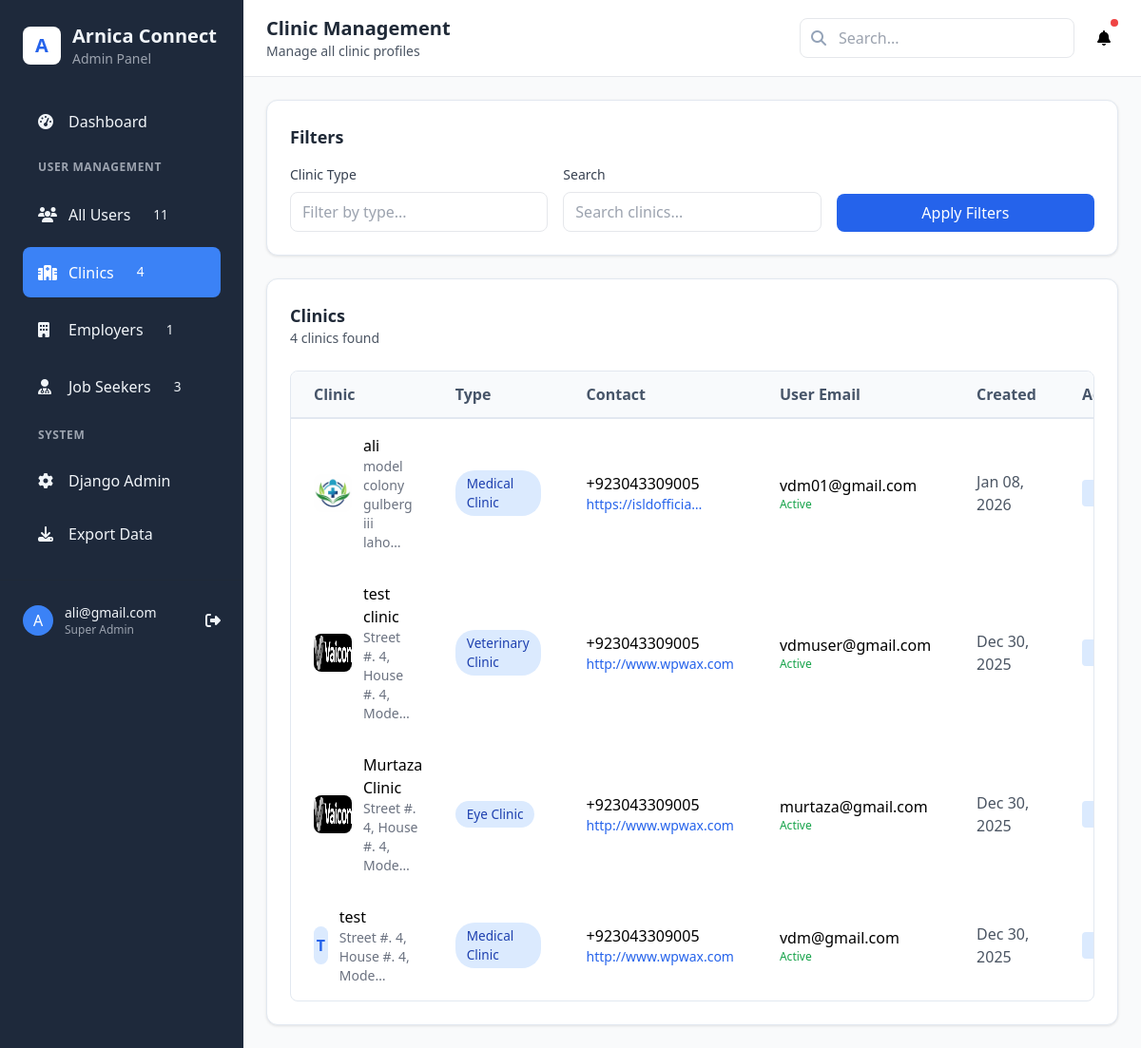
Before: /admin-custom/clinics/ (signed in) with the older database file.
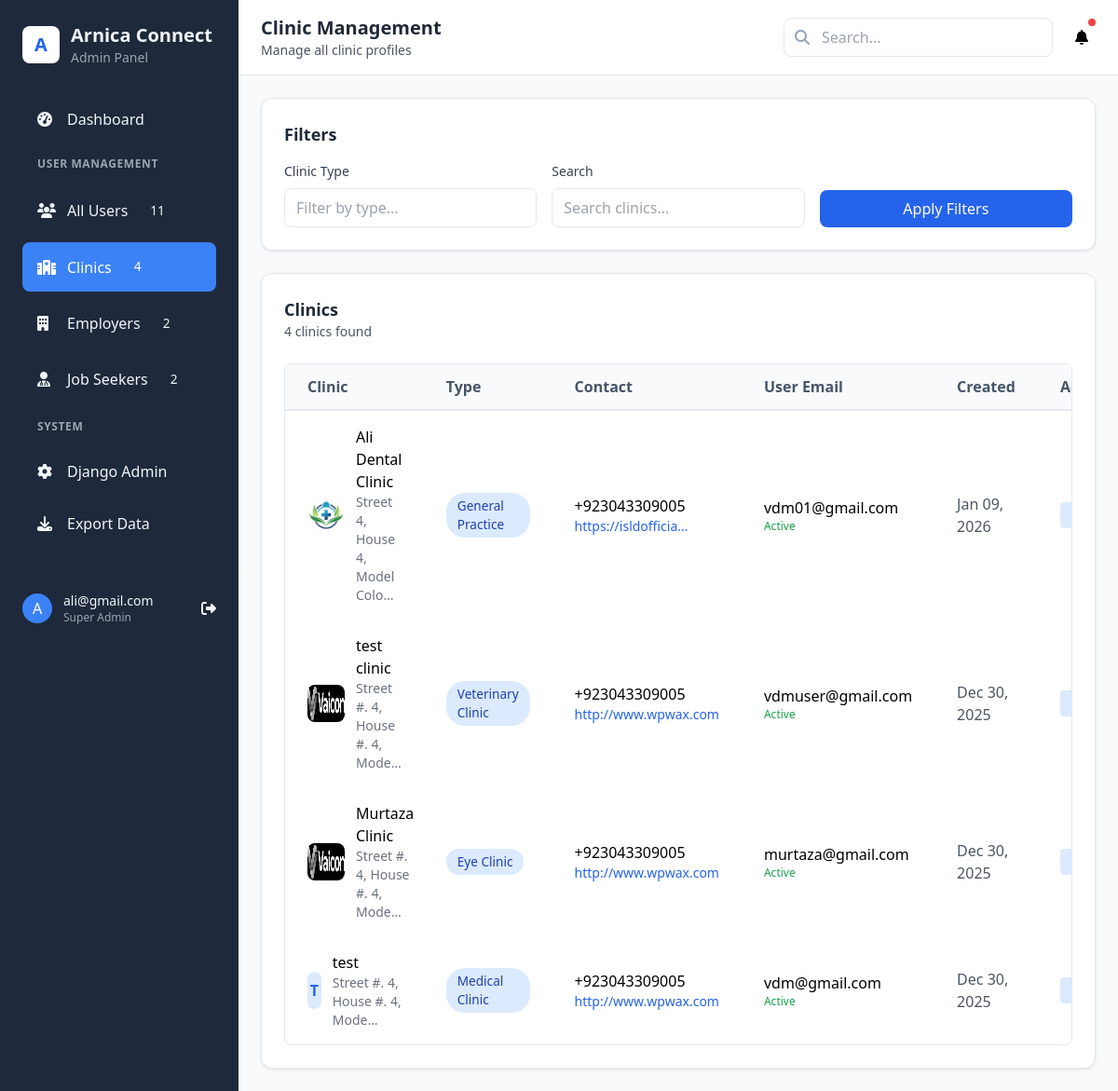
After: the same page with the newer database file.
### profiles/models.py (models this page shows, shortened)
class ClinicProfile(models.Model):
    user = models.OneToOneField(
        settings.AUTH_USER_MODEL,
        on_delete=models.CASCADE,
        related_name='clinic_profile'
    )
    clinic_name = models.CharField(max_length=255)
    address = models.TextField()
    phone = models.CharField(max_length=20)
    description = models.TextField(blank=True)
    license_number = models.CharField(max_length=100, blank=True)
    established_date = models.DateField(null=True, blank=True)
    website = models.URLField(blank=True)
    clinic_type = models.CharField(max_length=100, blank=True)  # e.g., Dental, Medical, Veterinary
    number_of_doctors = models.IntegerField(default=0)
    services = models.TextField(blank=True)  # JSON or comma-separated services
    logo = models.ImageField(upload_to='clinics/logos/', blank=True, null=True)
    license_document = models.FileField(upload_to='clinics/licenses/', blank=True, null=True)
    created_at = models.DateTimeField(auto_now_add=True)
    updated_at = models.DateTimeField(auto_now=True)

### accounts/models.py (models this page shows, shortened)
class User(AbstractBaseUser, PermissionsMixin):
    USER_TYPE_CHOICES = (
        ('clinic', 'Clinic'),
        ('employer', 'Employer'),
        ('job_seeker', 'Job Seeker'),
        ('admin', 'Admin'),
    )
    email = models.EmailField(unique=True)
    user_type = models.CharField(max_length=20, choices=USER_TYPE_CHOICES)
    is_active = models.BooleanField(default=True)
    is_staff = models.BooleanField(default=False)
    date_joined = models.DateTimeField(auto_now_add=True)
    agree_to_terms = models.BooleanField(default=False)
    objects = UserManager()
    USERNAME_FIELD = 'email'
    REQUIRED_FIELDS = ['user_type']

### custom_admin/views.py (the view)
# urls.py: path('clinics/', views.manage_clinics, name='manage_clinics'),
@login_required
@user_passes_test(is_admin)
def manage_clinics(request):
    clinics = ClinicProfile.objects.all().select_related('user').order_by('-created_at')
    clinic_type = request.GET.get('clinic_type', '')
    if clinic_type:
        clinics = clinics.filter(clinic_type__icontains=clinic_type)
    search = request.GET.get('search', '')
    if search:
        clinics = clinics.filter(
            Q(clinic_name__icontains=search) |
            Q(user__email__icontains=search) |
            Q(address__icontains=search)
        )
    context = {
        'clinics': clinics,
    }
    return render(request, 'custom_admin/manage_clinics.html', context)

### custom_admin/context_processors.py (called while the page is built)
def admin_stats(request):
    if request.path.startswith('/admin-custom/'):
        return {
            'total_users': User.objects.count(),
            'total_clinics': ClinicProfile.objects.count(),
            'total_employers': EmployerProfile.objects.count(),
            'total_job_seekers': JobSeekerProfile.objects.count(),
        }
    return {}

### custom_admin/views.py (called while the page is built)
def is_admin(user):
    return user.is_staff and user.is_superuser

### custom_admin/templates/custom_admin/manage_clinics.html (shortened to what the changed rows need)
{% extends 'custom_admin/base.html' %}
{% block page_title %}Clinic Management{% endblock %}
{% block content %}
<div class="space-y-6">
    <div class="card p-6">
        <div class="table-container">
            <table>
                <thead>
                    <tr>
                        <th class="px-6 py-3 text-left">Clinic</th>
                        <th class="px-6 py-3 text-left">Type</th>
                        <th class="px-6 py-3 text-left">Contact</th>
                        <th class="px-6 py-3 text-left">User Email</th>
                        <th class="px-6 py-3 text-left">Created</th>
                        <th class="px-6 py-3 text-left">Actions</th>
                    </tr>
                </thead>
                <tbody>
                    {% for clinic in clinics %}
                    <tr>
                        <td class="px-6 py-4">
                            <div class="flex items-center">
                                {% if clinic.logo %}
                                <img src="{{ clinic.logo.url }}" alt="{{ clinic.clinic_name }}" class="w-10 h-10 rounded-lg mr-3">
                                {% else %}
                                <div class="w-10 h-10 bg-blue-100 rounded-lg flex items-center justify-center text-blue-600 font-bold mr-3">
                                    {{ clinic.clinic_name|first|upper }}
                                </div>
                                {% endif %}
                                <div>
                                    <p class="font-medium">{{ clinic.clinic_name }}</p>
                                    <p class="text-gray-500 text-sm">{{ clinic.address|truncatechars:30|default:"No address" }}</p>
                                </div>
                            </div>
                        </td>
                        <td class="px-6 py-4">
                            <span class="badge badge-info">
                                {{ clinic.clinic_type|default:"Not specified" }}
                            </span>
                        </td>
                        <td class="px-6 py-4">
                            <p>{{ clinic.phone|default:"Not provided" }}</p>
                            {% if clinic.website %}
                            <p class="text-sm text-blue-600 truncate">{{ clinic.website|truncatechars:20 }}</p>
                            {% endif %}
                        </td>
                        <td class="px-6 py-4">
                            <p class="truncate">{{ clinic.user.email }}</p>
                            <p class="text-xs text-gray-500">
                                {% if clinic.user.is_active %}
                                    <span class="text-green-600">Active</span>
                                {% else %}
                                    <span class="text-red-600">Inactive</span>
                                {% endif %}
                            </p>
                        </td>
                        <td class="px-6 py-4 text-gray-600">
                            {{ clinic.created_at|date:"M d, Y" }}
                        </td>
                        <td class="px-6 py-4">
                            <div class="flex space-x-2">
                                <a href="{% url 'custom_admin:user_detail' clinic.user.id %}"
                                   class="px-3 py-1 bg-blue-100 text-blue-600 rounded text-sm hover:bg-blue-200"
                                   data-tooltip="View User">
                                </a>
                            </div>
                        </td>
                    </tr>
                    {% endfor %}
                </tbody>
            </table>
        </div>
    </div>
</div>
{% endblock %}

### custom_admin/templates/custom_admin/base.html (shortened to what the changed rows need)
<!DOCTYPE html>
<html lang="en">
<head>
    <script src="https://cdn.tailwindcss.com"></script>
    <link rel="stylesheet" href="https://cdnjs.cloudflare.com/ajax/libs/font-awesome/6.4.0/css/all.min.css">
</head>
<body class="bg-gray-50">
    <div class="flex h-screen">
        <div class="sidebar w-64 flex-shrink-0 hidden md:block">
            <div class="p-6">
                <div class="flex items-center space-x-3 mb-8">
                    <div>
                        <h1 class="text-xl font-bold">Arnica Connect</h1>
                    </div>
                </div>
                <nav class="space-y-2">
                    <a href="{% url 'custom_admin:manage_employers' %}"
                       class="flex items-center space-x-3 px-4 py-3 rounded-lg {% if request.resolver_match.url_name == 'manage_employers' %}active{% endif %}">
                        <i class="fas fa-building w-5"></i>
                        <span>Employers</span>
                        <span class="ml-auto badge">{{ total_employers|default:"0" }}</span>
                    </a>
                    <a href="{% url 'custom_admin:manage_job_seekers' %}"
                       class="flex items-center space-x-3 px-4 py-3 rounded-lg {% if request.resolver_match.url_name == 'manage_job_seekers' %}active{% endif %}">
                        <i class="fas fa-user-md w-5"></i>
                        <span>Job Seekers</span>
                        <span class="ml-auto badge">{{ total_job_seekers|default:"0" }}</span>
                    </a>
                </nav>
            </div>
        </div>
        <div class="flex-1 overflow-auto">
            <div class="bg-white border-b px-6 py-4">
                <div class="flex justify-between items-center">
                    <div>
                        <h2 class="text-xl font-bold text-gray-800">{% block page_title %}Dashboard{% endblock %}</h2>
                    </div>
                </div>
            </div>
            <div class="p-6">
                {% block content %}{% endblock %}
            </div>
        </div>
    </div>
</body>
</html>

Changed rows visible on the page:
removed ClinicProfile: logo (picture), clinic_name "ali", address "model colony gulberg iii laho…", clinic_type "Medical Clinic", phone "+923043309005", website "https://isldofficia…", user.email "vdm01@gmail.com", shows "Active", created_at "Jan 08, 2026"
added ClinicProfile: logo (picture), clinic_name "Ali Dental Clinic", address "Street 4, House 4, Model Colo…", clinic_type "General Practice", phone "+923043309005", website "https://isldofficia…", user.email "vdm01@gmail.com", shows "Active", created_at "Jan 09, 2026"
Other visible differences:
{{ total_employers|default:"0" }}: "1" → "2"
{{ total_job_seekers|default:"0" }}: "3" → "2"
